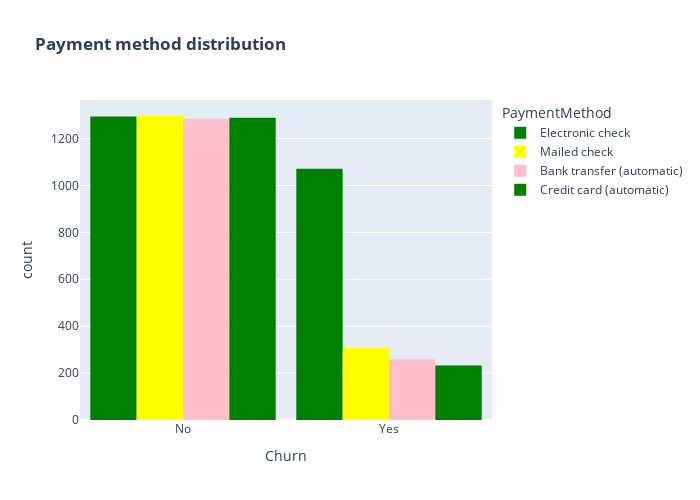

This figure's notebook cell:
### Code cell
# PaymentMethod feature histogram
fig = px.histogram(df, x="Churn", color="PaymentMethod", barmode="group", 
                   color_discrete_sequence=['green', 'yellow', 'pink'], # define your colors here
                   title="<b>Payment method distribution<b>")
fig.update_layout(width=700, height=500, bargap=0.1)
fig.show()

### Figure 1 — Plotly figure (JSON) as saved in the notebook; plotly's stock layout.template omitted (floating-point values rounded to 4 significant figures; data arrays with more than 128 entries replaced by an {"elided": "..."} marker saying what was removed)
{"data": [{"alignmentgroup": "True", "bingroup": "x", "hovertemplate": "PaymentMethod=Electronic check<br>Churn=%{x}<br>count=%{y}<extra></extra>", "legendgroup": "Electronic check", "marker": {"color": "green", "pattern": {"shape": ""}}, "name": "Electronic check", "offsetgroup": "Electronic check", "orientation": "v", "showlegend": true, "type": "histogram", "x": {"elided": "2365 str values"}, "xaxis": "x", "yaxis": "y"}, {"alignmentgroup": "True", "bingroup": "x", "hovertemplate": "PaymentMethod=Mailed check<br>Churn=%{x}<br>count=%{y}<extra></extra>", "legendgroup": "Mailed check", "marker": {"color": "yellow", "pattern": {"shape": ""}}, "name": "Mailed check", "offsetgroup": "Mailed check", "orientation": "v", "showlegend": true, "type": "histogram", "x": {"elided": "1604 str values"}, "xaxis": "x", "yaxis": "y"}, {"alignmentgroup": "True", "bingroup": "x", "hovertemplate": "PaymentMethod=Bank transfer (automatic)<br>Churn=%{x}<br>count=%{y}<extra></extra>", "legendgroup": "Bank transfer (automatic)", "marker": {"color": "pink", "pattern": {"shape": ""}}, "name": "Bank transfer (automatic)", "offsetgroup": "Bank transfer (automatic)", "orientation": "v", "showlegend": true, "type": "histogram", "x": {"elided": "1542 str values"}, "xaxis": "x", "yaxis": "y"}, {"alignmentgroup": "True", "bingroup": "x", "hovertemplate": "PaymentMethod=Credit card (automatic)<br>Churn=%{x}<br>count=%{y}<extra></extra>", "legendgroup": "Credit card (automatic)", "marker": {"color": "green", "pattern": {"shape": ""}}, "name": "Credit card (automatic)", "offsetgroup": "Credit card (automatic)", "orientation": "v", "showlegend": true, "type": "histogram", "x": {"elided": "1521 str values"}, "xaxis": "x", "yaxis": "y"}], "layout": {"bargap": 0.1, "barmode": "group", "height": 500, "legend": {"title": {"text": "PaymentMethod"}, "tracegroupgap": 0}, "title": {"text": "<b>Payment method distribution<b>"}, "width": 700, "xaxis": {"anchor": "y", "domain": [0, 1], "title": {"text": "Churn"}}, "yaxis": {"anchor": "x", "domain": [0, 1], "title": {"text": "count"}}}}
